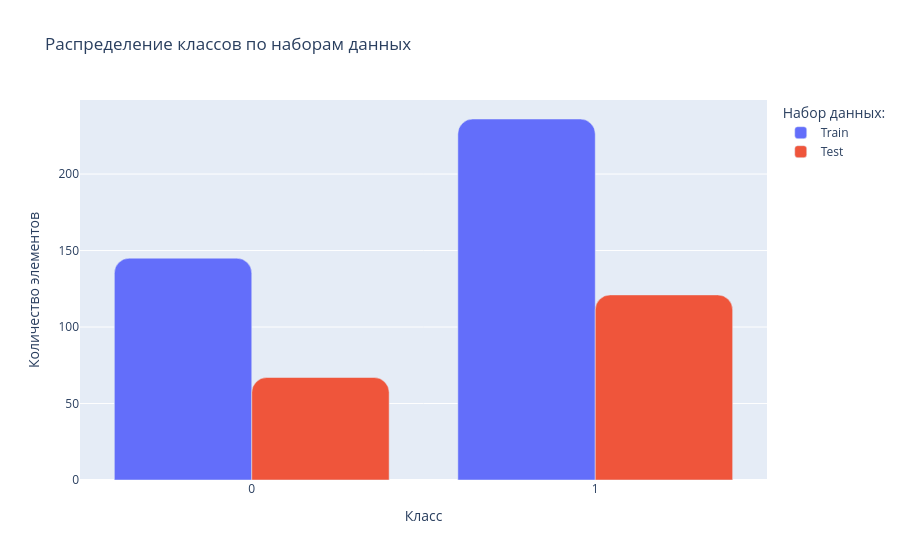

Notebook source saved alongside this figure:
### Code cell
bar_char_fit = go.Figure()
bar_char_fit.add_trace(
    go.Bar(name='Train', x=unique_counts_train.values, y=unique_counts_train.counts)
)
bar_char_fit.add_trace(
    go.Bar(name='Test', x=unique_counts_test.values, y=unique_counts_test.counts)
)
bar_char_fit.update_layout(
    title='Распределение классов по наборам данных',
    xaxis_title='Класс',
    yaxis_title='Количество элементов',
    legend=dict(
        title='Набор данных:',
    ),
    barcornerradius=15,
    barmode='group'
)
bar_char_fit.show()

### Figure 1 — Plotly figure (JSON) as saved in the notebook; plotly's stock layout.template omitted (floating-point values rounded to 4 significant figures)
{"data": [{"name": "Train", "type": "bar", "x": [0, 1], "y": [145, 236]}, {"name": "Test", "type": "bar", "x": [0, 1], "y": [67, 121]}], "layout": {"barcornerradius": 15, "barmode": "group", "legend": {"title": {"text": "Набор данных:"}}, "title": {"text": "Распределение классов по наборам данных"}, "xaxis": {"title": {"text": "Класс"}}, "yaxis": {"title": {"text": "Количество элементов"}}}}
